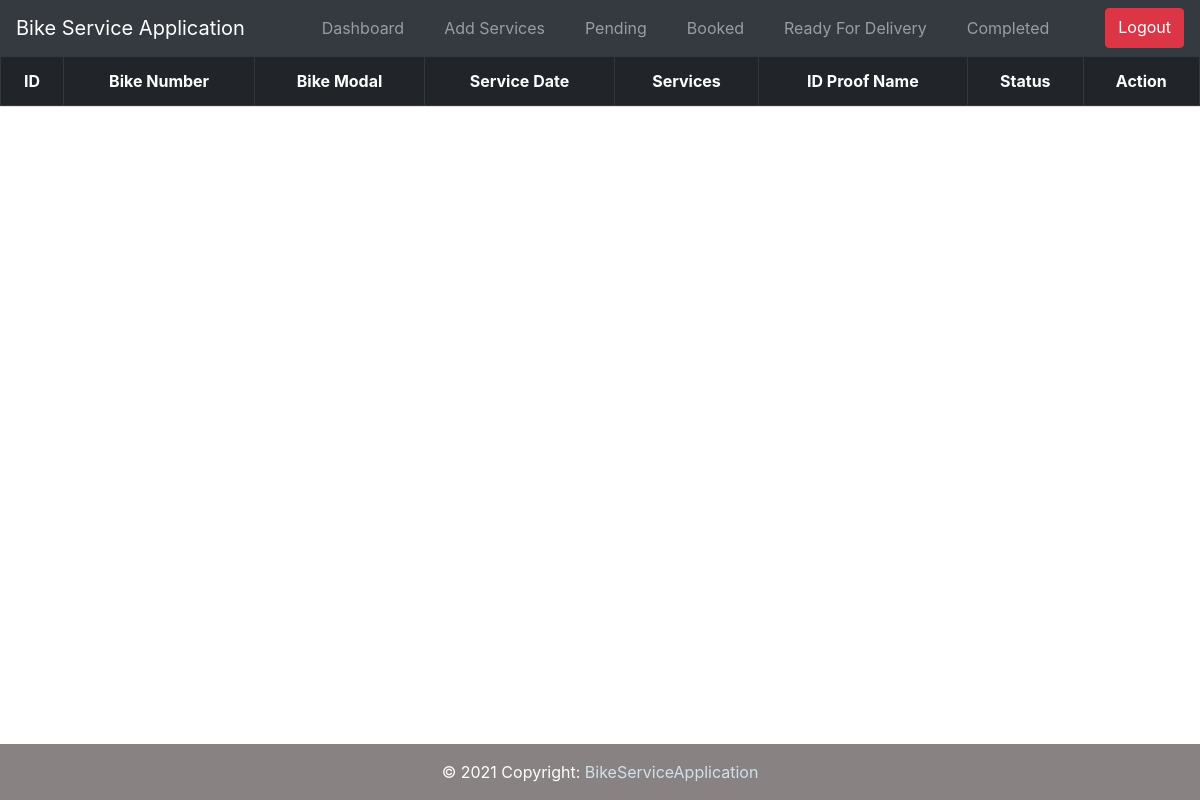
The app's page /admin/ready.php (signed in), older data.
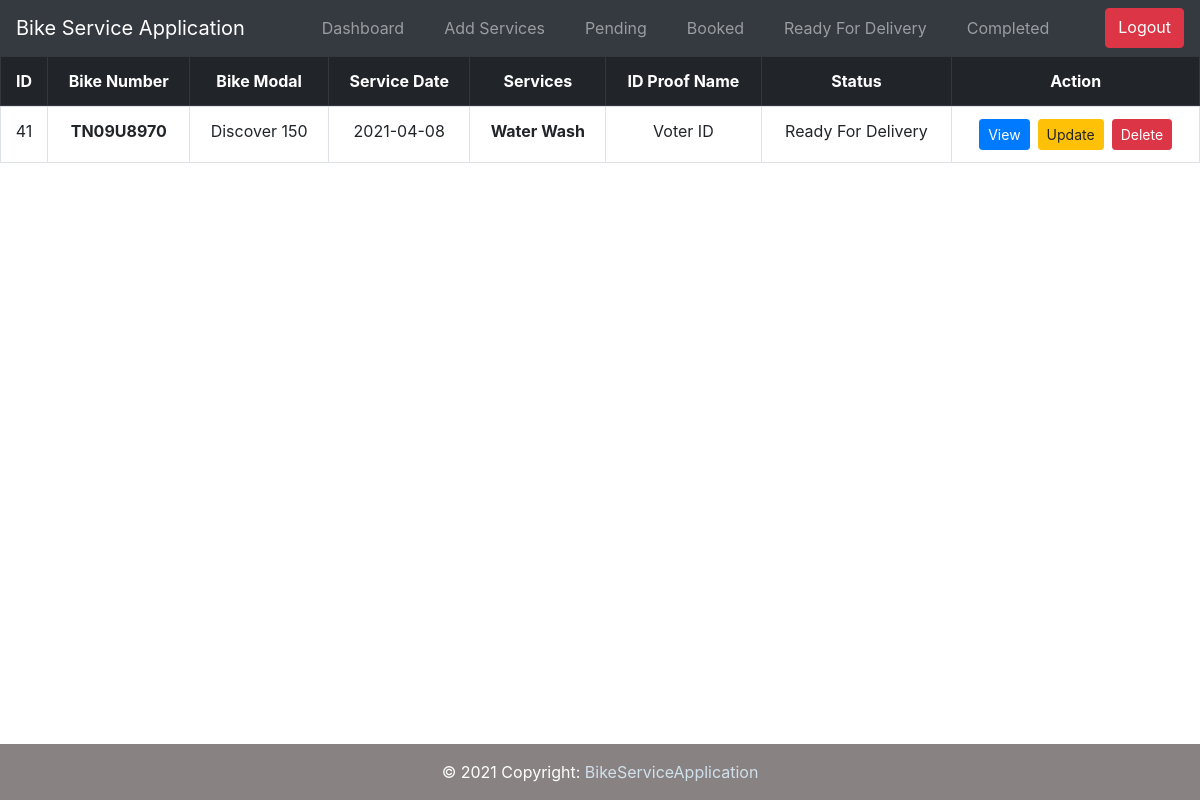
The same page, newer data.
### tables this page shows
CREATE TABLE `customer_service` (
  `id` int(11) NOT NULL,
  `serviceid` varchar(11) NOT NULL,
  `firstname` varchar(30) NOT NULL,
  `lastname` varchar(10) NOT NULL,
  `bikenumber` varchar(10) NOT NULL,
  `bikemodal` varchar(20) NOT NULL,
  `servicedate` varchar(10) NOT NULL,
  `email` varchar(35) NOT NULL,
  `avail_service` varchar(50) NOT NULL,
  `phoneno` bigint(13) NOT NULL,
  `altphoneno` bigint(13) NOT NULL,
  `idname` varchar(20) NOT NULL,
  `idnumber` varchar(20) NOT NULL,
  `address` mediumtext NOT NULL,
  `statusreport` varchar(20) NOT NULL,
  `created_at` timestamp NOT NULL DEFAULT current_timestamp(),
  `updated_at` timestamp NOT NULL DEFAULT current_timestamp()
);

### admin/ready.php (the view, shortened to what this page needs)
<!DOCTYPE html>
<html lang="en">
<?php
include ('partials/head.php');
?>
<body>
    <?php
    include ('partials/header.php');
    ?>
    <section>
        <table class="table table-bordered table-hover">
            <thead class="thead-dark">
              <tr>
                <th scope="col" class="text-center">ID</th>
                <th scope="col" class="text-center">Bike Number</th>
                <th scope="col" class="text-center">Bike Modal</th>
                <th scope="col" class="text-center">Service Date</th>
                <th scope="col" class="text-center">Services</th>
                <th scope="col" class="text-center">ID Proof Name</th>
                <th scope="col" class="text-center">Status</th>
                <th scope="col" class="text-center" >Action</th>
              </tr>
            </thead>
            <tbody>
              <tr>
                  <?php
                    $sql = "SELECT * FROM customer_service WHERE statusreport ='Ready For Delivery'";
                    $result = $connect -> query($sql);
                    while($row=$result->fetch_assoc()){
                      echo "<tr>";
                      echo "<td class='text-center'>". $row["id"]. "</td>".
                      "<td class='text-center'><b>". $row["bikenumber"]. "</b></td>".
                      "<td class='text-center'>". $row["bikemodal"]. "</td>".
                      "<td class='text-center'>". $row["servicedate"]. "</td>".
                      "<td class='text-center'><b>". $row["avail_service"]. "</b></td>".
                      "<td class='text-center'>". $row["idname"]. "</td>".
                      "<td class='statusreport text-center '>". $row["statusreport"]. "</td>".
                      "<td class='text-center'>"."<a href='view.php?id=".$row['id']."' class='btn btn-primary btn-sm'> View</a>" .
                      "<a href='update.php?id=".$row['id']."' class='ml-2 btn btn-warning btn-sm'> Update</a>" .
                      "<a href='delete.php?id=".$row['id']."' class='ml-2 btn btn-danger btn-sm'> Delete</a>" .
                      "</td>";
                      }
                      echo "</tr>";
                  ?>
              </tr>
            </tbody>
          </table>
    </section>
      <?php
      include ('partials/footer.php');
      ?>
</body>
</html>

Row changes from the older to the newer data that the page shows:
added customer_service: id "41", bikenumber "TN09U8970", bikemodal "Discover 150", servicedate "2021-04-08", avail_service "Water Wash", idname "Voter ID", statusreport "Ready For Delivery"
